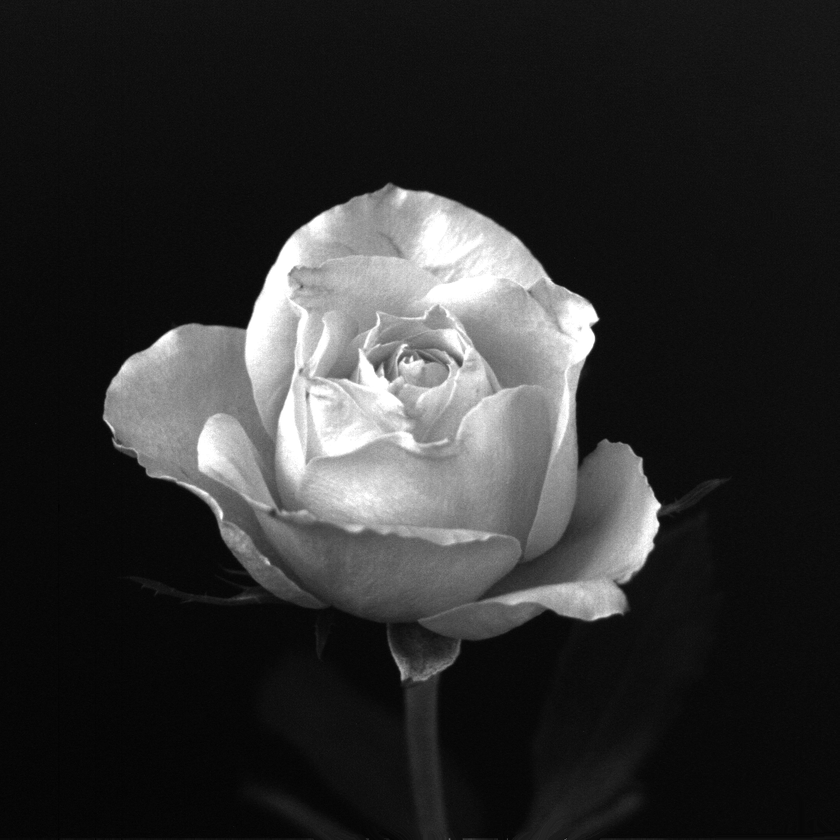
#> input picture imgs/rose.tif, 840 x 840 px, shrunk from 1024 x 1024 before the run, found by its file name
$ python zoom.py
#> lines starting #> are read from the running program, lines starting #| are printed output that depends on the picture
#> further down, s is the input picture: shape (840, 840); min 0, max 255, mean 46.8
import numpy as np
import matplotlib.pyplot as plt
import math
def zoomIn(M, n):
#> called with n = 4
    h, k = M.shape
#> h = 840; k = 840
    accum = np.zeros((n * h, n * k))
    counter = 0
    # row replication
    for i in range(h):
        counter = 0

        for j in range(k):

            for l in range(counter, counter + n):
                accum[i, j + l] = M[i, j]

            counter += n-1
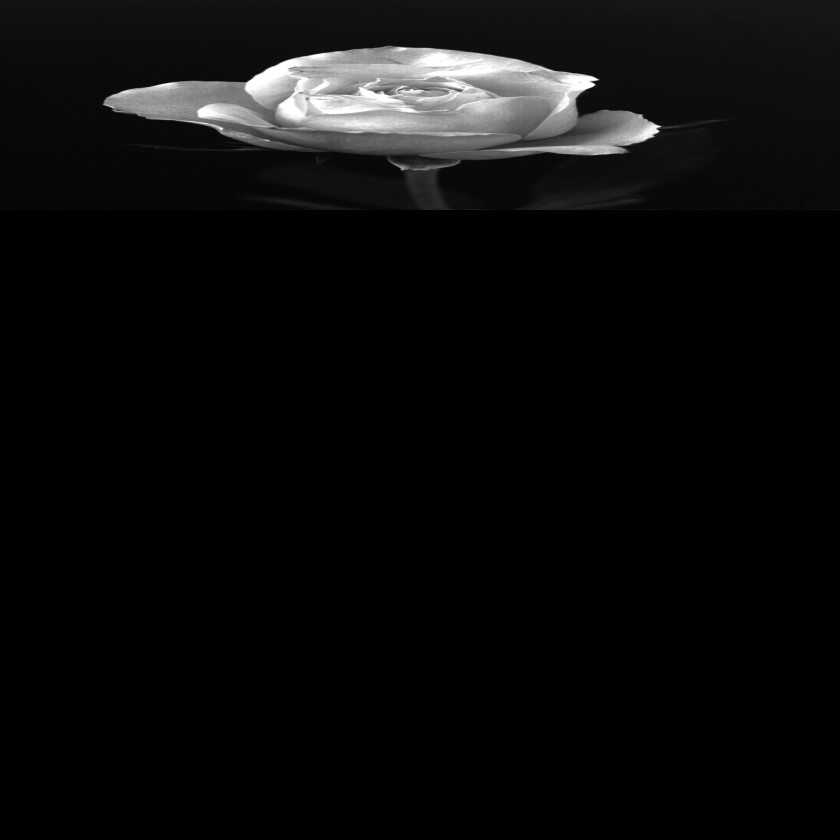
#> accum: shape (3360, 3360) float64 (shown at 1/4 size); min 0, max 255, mean 11.7

    # column replication
    temp = np.copy(accum)

    for j in range(n * k):
        counter = 0
        for i in range(h):

            for l in range(counter, counter + n):
                accum[i + l, j] = temp[i, j]

            counter += n-1

    return accum
s = plt.imread('../imgs/rose.tif')
b = zoomIn(s,4)
plt.imshow(b, cmap='gray')

$ run again, with imgs/bone.tif copied over imgs/rose.tif
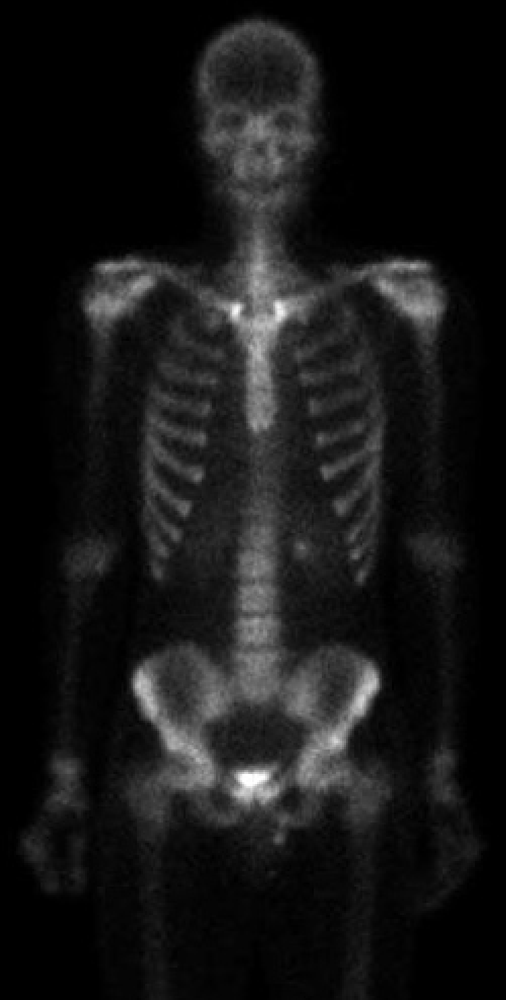
#> input picture imgs/bone.tif, 506 x 1000 px, shrunk from 750 x 1482 before the run, found by its file name
#> s is the input picture: shape (1000, 506); min 0, max 255, mean 22.5
#> after the loop in zoomIn, `for i in range(h):`:
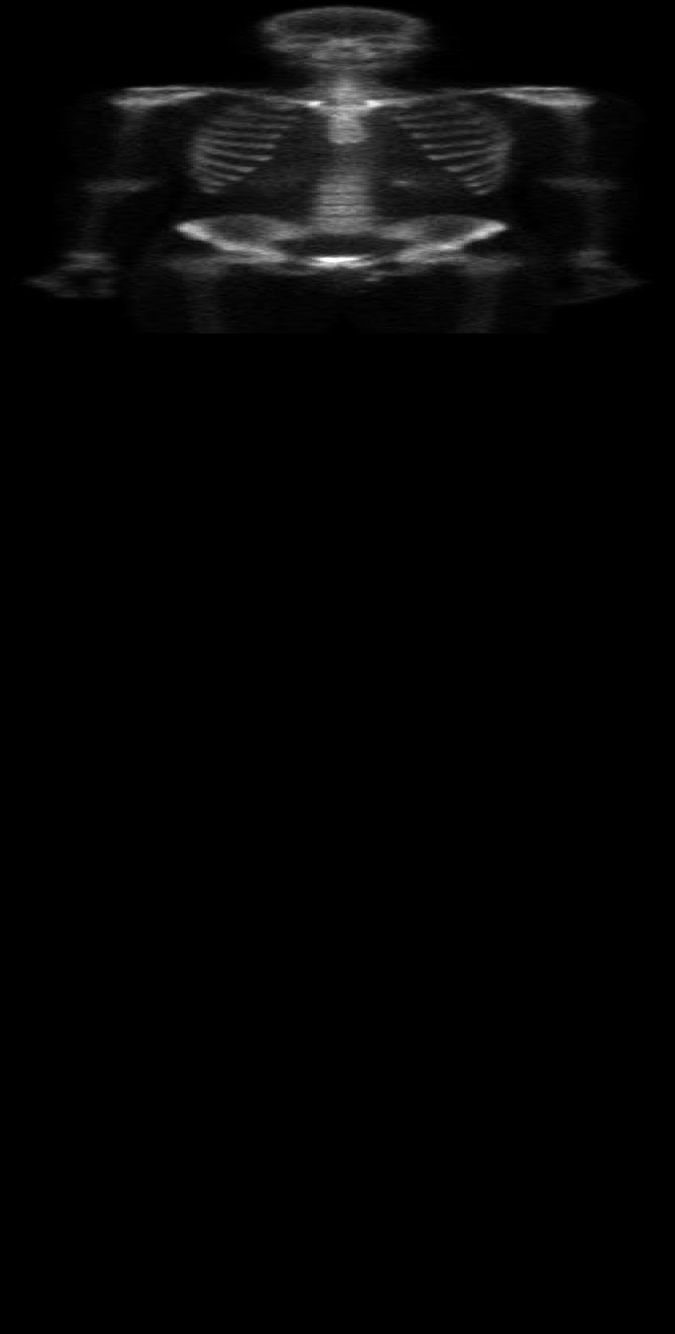
#> accum: shape (4000, 2024) float64 (shown at 1/3 size); min 0, max 255, mean 5.6
